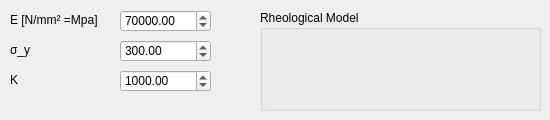
    <widget class="QWidget" name="ELASTIC_PLASTIC_ISO">
     <attribute name="title">
      <string>Elastik Plastik iso</string>
     </attribute>
     <widget class="QGroupBox" name="RHEO_BOX_ELASTIC_PLASTIC_ISO">
      <property name="geometry">
       <rect>
        <x>260</x>
        <y>10</y>
        <width>281</width>
        <height>101</height>
       </rect>
      </property>
      <property name="title">
       <string>Rheological Model</string>
      </property>
      <widget class="QLabel" name="RHEO_ELASTIC_PLASTIC_ISO">
       <property name="geometry">
        <rect>
         <x>10</x>
         <y>20</y>
         <width>261</width>
         <height>71</height>
        </rect>
       </property>
       <property name="text">
        <string/>
       </property>
       <property name="pixmap">
        <pixmap>PIC/Rheo_Perzyna.jpg</pixmap>
       </property>
       <property name="scaledContents">
        <bool>true</bool>
       </property>
      </widget>
     </widget>
     <widget class="QDoubleSpinBox" name="VAL_E_ELASTIC_PLASTIC_ISO">
      <property name="geometry">
       <rect>
        <x>120</x>
        <y>10</y>
        <width>91</width>
        <height>22</height>
       </rect>
      </property>
      <property name="decimals">
       <number>2</number>
      </property>
      <property name="maximum">
       <double>80000.000000000000000</double>
      </property>
      <property name="value">
       <double>70000.000000000000000</double>
      </property>
     </widget>
     <widget class="QDoubleSpinBox" name="VAL_SIGMA_Y_ELASTIC_PLASTIC_ISO">
      <property name="geometry">
       <rect>
        <x>120</x>
        <y>40</y>
        <width>91</width>
        <height>22</height>
       </rect>
      </property>
      <property name="decimals">
       <number>2</number>
      </property>
      <property name="maximum">
       <double>8000.000000000000000</double>
      </property>
      <property name="value">
       <double>300.000000000000000</double>
      </property>
     </widget>
     <widget class="QLabel" name="LABEL_VAL_K_ELASTIC_PLASTIC_ISO_3">
      <property name="geometry">
       <rect>
        <x>10</x>
        <y>70</y>
        <width>91</width>
        <height>20</height>
       </rect>
      </property>
      <property name="text">
       <string>K</string>
      </property>
     </widget>
     <widget class="QLabel" name="LABEL_VAL_E_ELASTIC_PLASTIC_ISO">
      <property name="geometry">
       <rect>
        <x>10</x>
        <y>10</y>
        <width>91</width>
        <height>20</height>
       </rect>
      </property>
      <property name="text">
       <string>E [N/mm² =Mpa]</string>
      </property>
     </widget>
     <widget class="QLabel" name="LABEL_VAL_SIGMA_Y_PERZYNA_2">
      <property name="geometry">
       <rect>
        <x>10</x>
        <y>40</y>
        <width>91</width>
        <height>20</height>
       </rect>
      </property>
      <property name="text">
       <string>σ_y</string>
      </property>
     </widget>
     <widget class="QDoubleSpinBox" name="VAL_K_ELASTIC_PLASTIC_ISO">
      <property name="geometry">
       <rect>
        <x>120</x>
        <y>70</y>
        <width>91</width>
        <height>22</height>
       </rect>
      </property>
      <property name="decimals">
       <number>2</number>
      </property>
      <property name="maximum">
       <double>8000.000000000000000</double>
      </property>
      <property name="value">
       <double>1000.000000000000000</double>
      </property>
     </widget>
    </widget>
